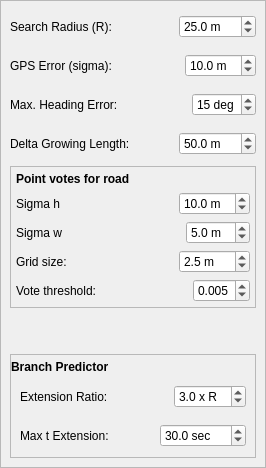
      <widget class="QWidget" name="Parameters">
       <attribute name="title">
        <string>Parameters</string>
       </attribute>
       <layout class="QVBoxLayout" name="verticalLayout_5">
        <property name="leftMargin">
         <number>0</number>
        </property>
        <property name="topMargin">
         <number>0</number>
        </property>
        <property name="rightMargin">
         <number>0</number>
        </property>
        <property name="bottomMargin">
         <number>0</number>
        </property>
        <item>
         <widget class="QFrame" name="frame_12">
          <property name="frameShape">
           <enum>QFrame::StyledPanel</enum>
          </property>
          <property name="frameShadow">
           <enum>QFrame::Raised</enum>
          </property>
          <layout class="QVBoxLayout" name="verticalLayout_9">
           <item>
            <widget class="QFrame" name="frame_13">
             <property name="frameShape">
              <enum>QFrame::NoFrame</enum>
             </property>
             <property name="frameShadow">
              <enum>QFrame::Raised</enum>
             </property>
             <layout class="QHBoxLayout" name="horizontalLayout_10">
              <property name="leftMargin">
               <number>0</number>
              </property>
              <property name="topMargin">
               <number>5</number>
              </property>
              <property name="rightMargin">
               <number>0</number>
              </property>
              <property name="bottomMargin">
               <number>5</number>
              </property>
              <item>
               <widget class="QLabel" name="label_6">
                <property name="text">
                 <string>Search Radius (R):</string>
                </property>
               </widget>
              </item>
              <item>
               <spacer name="horizontalSpacer_4">
                <property name="orientation">
                 <enum>Qt::Horizontal</enum>
                </property>
                <property name="sizeHint" stdset="0">
                 <size>
                  <width>40</width>
                  <height>20</height>
                 </size>
                </property>
               </spacer>
              </item>
              <item>
               <widget class="QDoubleSpinBox" name="parameterSearchRadius">
                <property name="suffix">
                 <string> m</string>
                </property>
                <property name="decimals">
                 <number>1</number>
                </property>
                <property name="minimum">
                 <double>5.000000000000000</double>
                </property>
                <property name="maximum">
                 <double>1000.000000000000000</double>
                </property>
                <property name="singleStep">
                 <double>5.000000000000000</double>
                </property>
                <property name="value">
                 <double>25.000000000000000</double>
                </property>
               </widget>
              </item>
             </layout>
            </widget>
           </item>
           <item>
            <widget class="QFrame" name="frame_19">
             <property name="frameShape">
              <enum>QFrame::NoFrame</enum>
             </property>
             <property name="frameShadow">
              <enum>QFrame::Raised</enum>
             </property>
             <layout class="QHBoxLayout" name="horizontalLayout_16">
              <property name="leftMargin">
               <number>0</number>
              </property>
              <property name="topMargin">
               <number>5</number>
              </property>
              <property name="rightMargin">
               <number>0</number>
              </property>
              <property name="bottomMargin">
               <number>5</number>
              </property>
              <item>
               <widget class="QLabel" name="label_14">
                <property name="text">
                 <string>GPS Error (sigma): </string>
                </property>
               </widget>
              </item>
              <item>
               <spacer name="horizontalSpacer_9">
                <property name="orientation">
                 <enum>Qt::Horizontal</enum>
                </property>
                <property name="sizeHint" stdset="0">
                 <size>
                  <width>40</width>
                  <height>20</height>
                 </size>
                </property>
               </spacer>
              </item>
              <item>
               <widget class="QDoubleSpinBox" name="parameterGPSErrorSigma">
                <property name="suffix">
                 <string> m</string>
                </property>
                <property name="decimals">
                 <number>1</number>
                </property>
                <property name="value">
                 <double>10.000000000000000</double>
                </property>
               </widget>
              </item>
             </layout>
            </widget>
           </item>
           <item>
            <widget class="QFrame" name="frame_20">
             <property name="frameShape">
              <enum>QFrame::NoFrame</enum>
             </property>
             <property name="frameShadow">
              <enum>QFrame::Raised</enum>
             </property>
             <layout class="QHBoxLayout" name="horizontalLayout_17">
              <property name="leftMargin">
               <number>0</number>
              </property>
              <property name="topMargin">
               <number>5</number>
              </property>
              <property name="rightMargin">
               <number>0</number>
              </property>
              <property name="bottomMargin">
               <number>5</number>
              </property>
              <item>
               <widget class="QLabel" name="label_15">
                <property name="text">
                 <string>Max. Heading Error: </string>
                </property>
               </widget>
              </item>
              <item>
               <spacer name="horizontalSpacer_10">
                <property name="orientation">
                 <enum>Qt::Horizontal</enum>
                </property>
                <property name="sizeHint" stdset="0">
                 <size>
                  <width>40</width>
                  <height>20</height>
                 </size>
                </property>
               </spacer>
              </item>
              <item>
               <widget class="QDoubleSpinBox" name="parameterGPSErrorHeading">
                <property name="suffix">
                 <string> deg</string>
                </property>
                <property name="decimals">
                 <number>0</number>
                </property>
                <property name="minimum">
                 <double>5.000000000000000</double>
                </property>
                <property name="maximum">
                 <double>30.000000000000000</double>
                </property>
                <property name="value">
                 <double>15.000000000000000</double>
                </property>
               </widget>
              </item>
             </layout>
            </widget>
           </item>
           <item>
            <widget class="QFrame" name="frame_15">
             <property name="frameShape">
              <enum>QFrame::NoFrame</enum>
             </property>
             <property name="frameShadow">
              <enum>QFrame::Raised</enum>
             </property>
             <layout class="QHBoxLayout" name="horizontalLayout_13">
              <property name="leftMargin">
               <number>0</number>
              </property>
              <property name="topMargin">
               <number>5</number>
              </property>
              <property name="rightMargin">
               <number>0</number>
              </property>
              <property name="bottomMargin">
               <number>5</number>
              </property>
              <item>
               <widget class="QLabel" name="label_8">
                <property name="text">
                 <string>Delta Growing Length: </string>
                </property>
               </widget>
              </item>
              <item>
               <spacer name="horizontalSpacer_6">
                <property name="orientation">
                 <enum>Qt::Horizontal</enum>
                </property>
                <property name="sizeHint" stdset="0">
                 <size>
                  <width>40</width>
                  <height>20</height>
                 </size>
                </property>
               </spacer>
              </item>
              <item>
               <widget class="QDoubleSpinBox" name="parameterDeltaGrowingLength">
                <property name="suffix">
                 <string> m</string>
                </property>
                <property name="decimals">
                 <number>1</number>
                </property>
                <property name="minimum">
                 <double>10.000000000000000</double>
                </property>
                <property name="maximum">
                 <double>1000.000000000000000</double>
                </property>
                <property name="singleStep">
                 <double>5.000000000000000</double>
                </property>
                <property name="value">
                 <double>50.000000000000000</double>
                </property>
               </widget>
              </item>
             </layout>
            </widget>
           </item>
           <item>
            <widget class="QFrame" name="frame_21">
             <property name="frameShape">
              <enum>QFrame::StyledPanel</enum>
             </property>
             <property name="frameShadow">
              <enum>QFrame::Raised</enum>
             </property>
             <layout class="QVBoxLayout" name="verticalLayout_11">
              <property name="leftMargin">
               <number>5</number>
              </property>
              <property name="topMargin">
               <number>5</number>
              </property>
              <property name="rightMargin">
               <number>5</number>
              </property>
              <property name="bottomMargin">
               <number>5</number>
              </property>
              <item>
               <widget class="QLabel" name="label_16">
                <property name="font">
                 <font>
                  <weight>75</weight>
                  <bold>true</bold>
                 </font>
                </property>
                <property name="text">
                 <string>Point votes for road</string>
                </property>
               </widget>
              </item>
              <item>
               <widget class="QFrame" name="frame_23">
                <property name="frameShape">
                 <enum>QFrame::NoFrame</enum>
                </property>
                <property name="frameShadow">
                 <enum>QFrame::Raised</enum>
                </property>
                <layout class="QHBoxLayout" name="horizontalLayout_18">
                 <property name="leftMargin">
                  <number>0</number>
                 </property>
                 <property name="topMargin">
                  <number>0</number>
                 </property>
                 <property name="rightMargin">
                  <number>0</number>
                 </property>
                 <property name="bottomMargin">
                  <number>0</number>
                 </property>
                 <item>
                  <widget class="QLabel" name="label_17">
                   <property name="text">
                    <string>Sigma h</string>
                   </property>
                  </widget>
                 </item>
                 <item>
                  <spacer name="horizontalSpacer_11">
                   <property name="orientation">
                    <enum>Qt::Horizontal</enum>
                   </property>
                   <property name="sizeHint" stdset="0">
                    <size>
                     <width>40</width>
                     <height>20</height>
                    </size>
                   </property>
                  </spacer>
                 </item>
                 <item>
                  <widget class="QDoubleSpinBox" name="parameterRoadSigmaH">
                   <property name="suffix">
                    <string> m</string>
                   </property>
                   <property name="decimals">
                    <number>1</number>
                   </property>
                   <property name="minimum">
                    <double>1.000000000000000</double>
                   </property>
                   <property name="singleStep">
                    <double>5.000000000000000</double>
                   </property>
                   <property name="value">
                    <double>10.000000000000000</double>
                   </property>
                  </widget>
                 </item>
                </layout>
               </widget>
              </item>
              <item>
               <widget class="QFrame" name="frame_22">
                <property name="frameShape">
                 <enum>QFrame::NoFrame</enum>
                </property>
                <property name="frameShadow">
                 <enum>QFrame::Raised</enum>
                </property>
                <layout class="QHBoxLayout" name="horizontalLayout_19">
                 <property name="leftMargin">
                  <number>0</number>
                 </property>
                 <property name="topMargin">
                  <number>0</number>
                 </property>
                 <property name="rightMargin">
                  <number>0</number>
                 </property>
                 <property name="bottomMargin">
                  <number>0</number>
                 </property>
                 <item>
                  <widget class="QLabel" name="label_18">
                   <property name="text">
                    <string>Sigma w</string>
                   </property>
                  </widget>
                 </item>
                 <item>
                  <spacer name="horizontalSpacer_12">
                   <property name="orientation">
                    <enum>Qt::Horizontal</enum>
                   </property>
                   <property name="sizeHint" stdset="0">
                    <size>
                     <width>40</width>
                     <height>20</height>
                    </size>
                   </property>
                  </spacer>
                 </item>
                 <item>
                  <widget class="QDoubleSpinBox" name="parameterRoadSigmaW">
                   <property name="prefix">
                    <string/>
                   </property>
                   <property name="suffix">
                    <string> m</string>
                   </property>
                   <property name="decimals">
                    <number>1</number>
                   </property>
                   <property name="minimum">
                    <double>1.000000000000000</double>
                   </property>
                   <property name="maximum">
                    <double>20.000000000000000</double>
                   </property>
                   <property name="singleStep">
                    <double>0.500000000000000</double>
                   </property>
                   <property name="value">
                    <double>5.000000000000000</double>
                   </property>
                  </widget>
                 </item>
                </layout>
               </widget>
              </item>
              <item>
               <widget class="QFrame" name="frame">
                <property name="frameShape">
                 <enum>QFrame::NoFrame</enum>
                </property>
                <property name="frameShadow">
                 <enum>QFrame::Raised</enum>
                </property>
                <layout class="QHBoxLayout" name="horizontalLayout">
                 <property name="leftMargin">
                  <number>0</number>
                 </property>
                 <property name="topMargin">
                  <number>0</number>
                 </property>
                 <property name="rightMargin">
                  <number>0</number>
                 </property>
                 <property name="bottomMargin">
                  <number>0</number>
                 </property>
                 <item>
                  <widget class="QLabel" name="label">
                   <property name="text">
                    <string>Grid size:</string>
                   </property>
                  </widget>
                 </item>
                 <item>
                  <spacer name="horizontalSpacer_3">
                   <property name="orientation">
                    <enum>Qt::Horizontal</enum>
                   </property>
                   <property name="sizeHint" stdset="0">
                    <size>
                     <width>40</width>
                     <height>20</height>
                    </size>
                   </property>
                  </spacer>
                 </item>
                 <item>
                  <widget class="QDoubleSpinBox" name="parameterRoadVoteGridSize">
                   <property name="suffix">
                    <string> m</string>
                   </property>
                   <property name="decimals">
                    <number>1</number>
                   </property>
                   <property name="minimum">
                    <double>1.000000000000000</double>
                   </property>
                   <property name="singleStep">
                    <double>0.500000000000000</double>
                   </property>
                   <property name="value">
                    <double>2.500000000000000</double>
                   </property>
                  </widget>
                 </item>
                </layout>
               </widget>
              </item>
              <item>
               <widget class="QFrame" name="frame_3">
                <property name="frameShape">
                 <enum>QFrame::NoFrame</enum>
                </property>
                <property name="frameShadow">
                 <enum>QFrame::Raised</enum>
                </property>
                <layout class="QHBoxLayout" name="horizontalLayout_6">
                 <property name="leftMargin">
                  <number>0</number>
                 </property>
                 <property name="topMargin">
                  <number>0</number>
                 </property>
                 <property name="rightMargin">
                  <number>0</number>
                 </property>
                 <property name="bottomMargin">
                  <number>0</number>
                 </property>
                 <item>
                  <widget class="QLabel" name="label_3">
                   <property name="text">
                    <string>Vote threshold:</string>
                   </property>
                  </widget>
                 </item>
                 <item>
                  <spacer name="horizontalSpacer_5">
                   <property name="orientation">
                    <enum>Qt::Horizontal</enum>
                   </property>
                   <property name="sizeHint" stdset="0">
                    <size>
                     <width>40</width>
                     <height>20</height>
                    </size>
                   </property>
                  </spacer>
                 </item>
                 <item>
                  <widget class="QDoubleSpinBox" name="parameterRoadVoteThreshold">
                   <property name="decimals">
                    <number>3</number>
                   </property>
                   <property name="minimum">
                    <double>0.001000000000000</double>
                   </property>
                   <property name="maximum">
                    <double>1.000000000000000</double>
                   </property>
                   <property name="singleStep">
                    <double>0.005000000000000</double>
                   </property>
                   <property name="value">
                    <double>0.005000000000000</double>
                   </property>
                  </widget>
                 </item>
                </layout>
               </widget>
              </item>
             </layout>
            </widget>
           </item>
           <item>
            <spacer name="verticalSpacer_2">
             <property name="orientation">
              <enum>Qt::Vertical</enum>
             </property>
             <property name="sizeHint" stdset="0">
              <size>
               <width>20</width>
               <height>40</height>
              </size>
             </property>
            </spacer>
           </item>
           <item>
            <widget class="QFrame" name="frame_16">
             <property name="frameShape">
              <enum>QFrame::StyledPanel</enum>
             </property>
             <property name="frameShadow">
              <enum>QFrame::Raised</enum>
             </property>
             <layout class="QVBoxLayout" name="verticalLayout_10">
              <property name="leftMargin">
               <number>0</number>
              </property>
              <property name="topMargin">
               <number>5</number>
              </property>
              <property name="rightMargin">
               <number>0</number>
              </property>
              <property name="bottomMargin">
               <number>5</number>
              </property>
              <item>
               <widget class="QLabel" name="label_10">
                <property name="font">
                 <font>
                  <weight>75</weight>
                  <bold>true</bold>
                 </font>
                </property>
                <property name="text">
                 <string>Branch Predictor</string>
                </property>
               </widget>
              </item>
              <item>
               <widget class="QFrame" name="frame_17">
                <property name="frameShape">
                 <enum>QFrame::NoFrame</enum>
                </property>
                <property name="frameShadow">
                 <enum>QFrame::Raised</enum>
                </property>
                <layout class="QHBoxLayout" name="horizontalLayout_14">
                 <property name="topMargin">
                  <number>5</number>
                 </property>
                 <property name="bottomMargin">
                  <number>5</number>
                 </property>
                 <item>
                  <widget class="QLabel" name="label_11">
                   <property name="text">
                    <string>Extension Ratio: </string>
                   </property>
                  </widget>
                 </item>
                 <item>
                  <spacer name="horizontalSpacer_7">
                   <property name="orientation">
                    <enum>Qt::Horizontal</enum>
                   </property>
                   <property name="sizeHint" stdset="0">
                    <size>
                     <width>40</width>
                     <height>20</height>
                    </size>
                   </property>
                  </spacer>
                 </item>
                 <item>
                  <widget class="QDoubleSpinBox" name="parameterBranchPredictorExtensionRatio">
                   <property name="suffix">
                    <string> x R</string>
                   </property>
                   <property name="decimals">
                    <number>1</number>
                   </property>
                   <property name="minimum">
                    <double>1.000000000000000</double>
                   </property>
                   <property name="maximum">
                    <double>10.000000000000000</double>
                   </property>
                   <property name="value">
                    <double>3.000000000000000</double>
                   </property>
                  </widget>
                 </item>
                </layout>
               </widget>
              </item>
              <item>
               <widget class="QFrame" name="frame_18">
                <property name="frameShape">
                 <enum>QFrame::NoFrame</enum>
                </property>
                <property name="frameShadow">
                 <enum>QFrame::Raised</enum>
                </property>
                <layout class="QHBoxLayout" name="horizontalLayout_15">
                 <property name="topMargin">
                  <number>5</number>
                 </property>
                 <property name="bottomMargin">
                  <number>5</number>
                 </property>
                 <item>
                  <widget class="QLabel" name="label_13">
                   <property name="text">
                    <string>Max t Extension:</string>
                   </property>
                  </widget>
                 </item>
                 <item>
                  <spacer name="horizontalSpacer_8">
                   <property name="orientation">
                    <enum>Qt::Horizontal</enum>
                   </property>
                   <property name="sizeHint" stdset="0">
                    <size>
                     <width>40</width>
                     <height>20</height>
                    </size>
                   </property>
                  </spacer>
                 </item>
                 <item>
                  <widget class="QDoubleSpinBox" name="parameterBranchPredictorMaxTExtension">
                   <property name="suffix">
                    <string> sec</string>
                   </property>
                   <property name="decimals">
                    <number>1</number>
                   </property>
                   <property name="minimum">
                    <double>1.000000000000000</double>
                   </property>
                   <property name="maximum">
                    <double>1000.000000000000000</double>
                   </property>
                   <property name="singleStep">
                    <double>5.000000000000000</double>
                   </property>
                   <property name="value">
                    <double>30.000000000000000</double>
                   </property>
                  </widget>
                 </item>
                </layout>
               </widget>
              </item>
             </layout>
            </widget>
           </item>
          </layout>
         </widget>
        </item>
       </layout>
      </widget>
